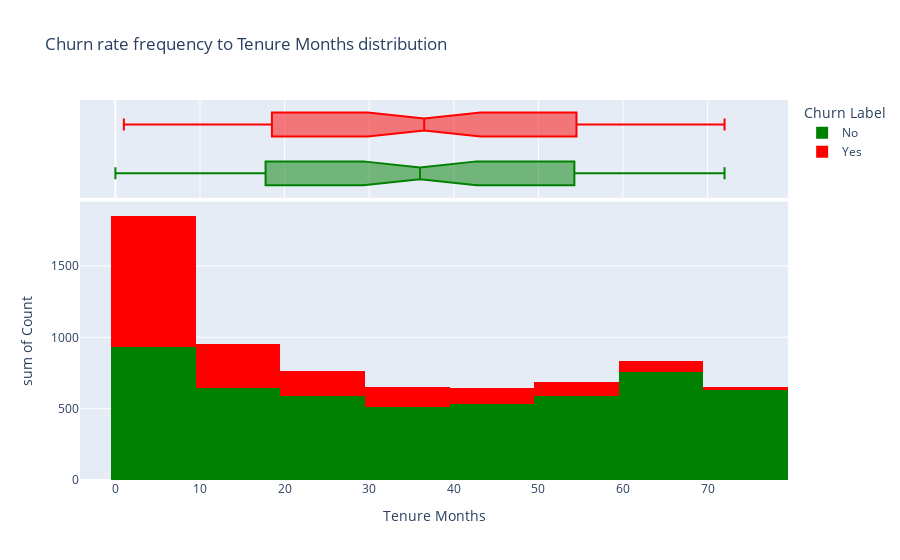
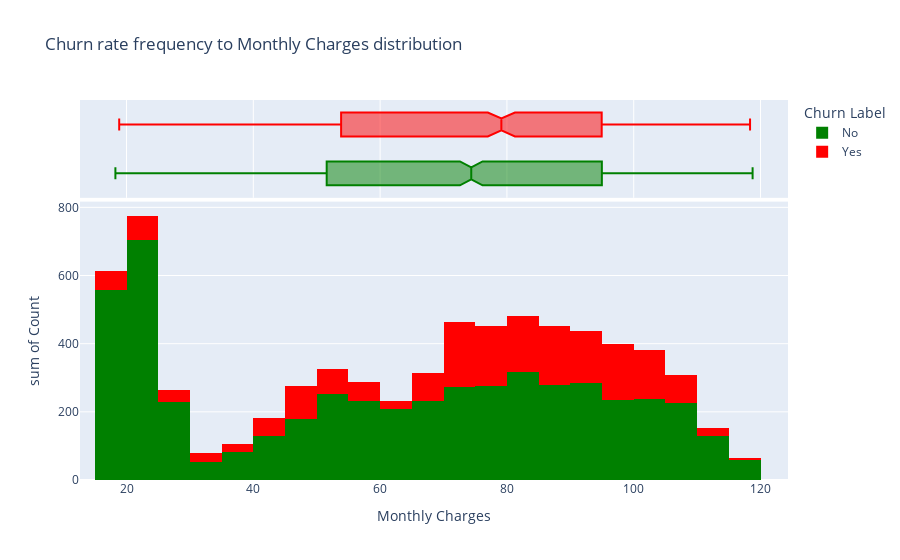
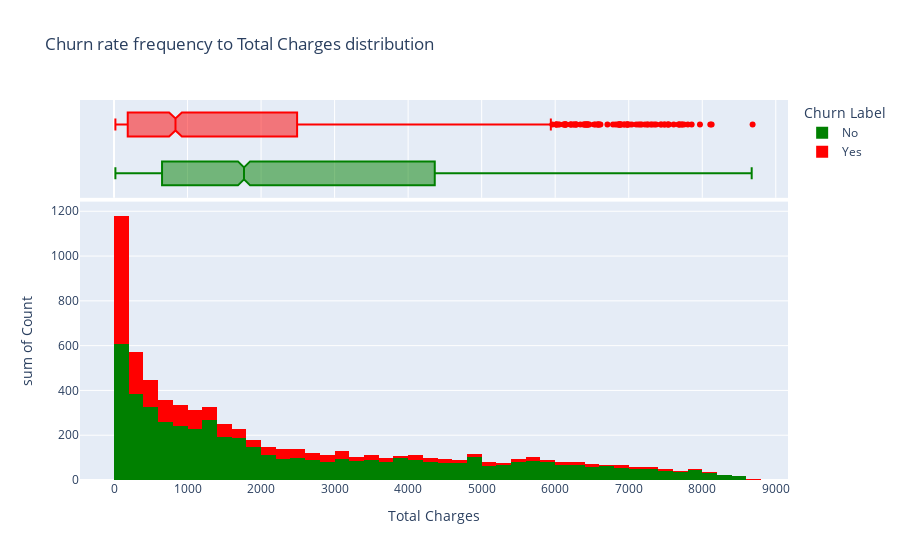

Source (notebook cell) for these figures, in order:
### Code cell
# Analyzing Charge and Tenure Distributions`
column_list = ['Tenure Months', 'Monthly Charges', 'Total Charges']
print('Customer Charge and Tenure Distributions- Churn Overview')
for column in column_list:
  hist(column, data_df)
print("Click to Zoom in")

### Figure 1 — Plotly figure (JSON) as saved in the notebook; plotly's stock layout.template omitted (floating-point values rounded to 4 significant figures)
{"data": [{"alignmentgroup": "True", "bingroup": "x", "histfunc": "sum", "hovertemplate": "Churn Label=No<br>Tenure Months=%{x}<br>sum of Count=%{y}<extra></extra>", "legendgroup": "No", "marker": {"color": "green", "pattern": {"shape": ""}}, "name": "No", "offsetgroup": "No", "orientation": "v", "showlegend": true, "type": "histogram", "x": [0, 1, 2, 3, 4, 5, 6, 7, 8, 9, 10, 11, 12, 13, 14, 15, 16, 17, 18, 19, 20, 21, 22, 23, 24, 25, 26, 27, 28, 29, 30, 31, 32, 33, 34, 35, 36, 37, 38, 39, 40, 41, 42, 43, 44, 45, 46, 47, 48, 49, 50, 51, 52, 53, 54, 55, 56, 57, 58, 59, 60, 61, 62, 63, 64, 65, 66, 67, 68, 69, 70, 71, 72], "xaxis": "x", "y": [11, 233, 115, 106, 93, 69, 70, 80, 81, 73, 71, 68, 79, 71, 52, 62, 52, 61, 73, 54, 53, 46, 63, 72, 71, 56, 64, 59, 45, 57, 56, 49, 50, 50, 53, 73, 40, 50, 46, 42, 51, 56, 51, 50, 45, 55, 62, 54, 55, 51, 58, 60, 72, 56, 55, 55, 70, 57, 56, 52, 70, 68, 65, 68, 76, 67, 76, 88, 91, 87, 108, 164, 356], "yaxis": "y"}, {"alignmentgroup": "True", "hovertemplate": "Churn Label=No<br>Tenure Months=%{x}<extra></extra>", "legendgroup": "No", "marker": {"color": "green"}, "name": "No", "notched": true, "offsetgroup": "No", "showlegend": false, "type": "box", "x": [0, 1, 2, 3, 4, 5, 6, 7, 8, 9, 10, 11, 12, 13, 14, 15, 16, 17, 18, 19, 20, 21, 22, 23, 24, 25, 26, 27, 28, 29, 30, 31, 32, 33, 34, 35, 36, 37, 38, 39, 40, 41, 42, 43, 44, 45, 46, 47, 48, 49, 50, 51, 52, 53, 54, 55, 56, 57, 58, 59, 60, 61, 62, 63, 64, 65, 66, 67, 68, 69, 70, 71, 72], "xaxis": "x2", "yaxis": "y2"}, {"alignmentgroup": "True", "bingroup": "x", "histfunc": "sum", "hovertemplate": "Churn Label=Yes<br>Tenure Months=%{x}<br>sum of Count=%{y}<extra></extra>", "legendgroup": "Yes", "marker": {"color": "red", "pattern": {"shape": ""}}, "name": "Yes", "offsetgroup": "Yes", "orientation": "v", "showlegend": true, "type": "histogram", "x": [1, 2, 3, 4, 5, 6, 7, 8, 9, 10, 11, 12, 13, 14, 15, 16, 17, 18, 19, 20, 21, 22, 23, 24, 25, 26, 27, 28, 29, 30, 31, 32, 33, 34, 35, 36, 37, 38, 39, 40, 41, 42, 43, 44, 45, 46, 47, 48, 49, 50, 51, 52, 53, 54, 55, 56, 57, 58, 59, 60, 61, 62, 63, 64, 65, 66, 67, 68, 69, 70, 71, 72], "xaxis": "x", "y": [380, 123, 94, 83, 64, 40, 51, 42, 46, 45, 31, 38, 38, 24, 37, 28, 26, 24, 19, 18, 17, 27, 13, 23, 23, 15, 13, 12, 15, 16, 16, 19, 14, 12, 15, 10, 15, 13, 14, 13, 14, 14, 15, 6, 6, 12, 14, 9, 15, 10, 8, 8, 14, 13, 9, 10, 8, 11, 8, 6, 8, 5, 4, 4, 9, 13, 10, 9, 8, 11, 6, 6], "yaxis": "y"}, {"alignmentgroup": "True", "hovertemplate": "Churn Label=Yes<br>Tenure Months=%{x}<extra></extra>", "legendgroup": "Yes", "marker": {"color": "red"}, "name": "Yes", "notched": true, "offsetgroup": "Yes", "showlegend": false, "type": "box", "x": [1, 2, 3, 4, 5, 6, 7, 8, 9, 10, 11, 12, 13, 14, 15, 16, 17, 18, 19, 20, 21, 22, 23, 24, 25, 26, 27, 28, 29, 30, 31, 32, 33, 34, 35, 36, 37, 38, 39, 40, 41, 42, 43, 44, 45, 46, 47, 48, 49, 50, 51, 52, 53, 54, 55, 56, 57, 58, 59, 60, 61, 62, 63, 64, 65, 66, 67, 68, 69, 70, 71, 72], "xaxis": "x2", "yaxis": "y2"}], "layout": {"barmode": "relative", "legend": {"title": {"text": "Churn Label"}, "tracegroupgap": 0}, "title": {"text": "Churn rate frequency to Tenure Months distribution"}, "xaxis": {"anchor": "y", "domain": [0, 1], "title": {"text": "Tenure Months"}}, "xaxis2": {"anchor": "y2", "domain": [0, 1], "matches": "x", "showgrid": true, "showticklabels": false}, "yaxis": {"anchor": "x", "domain": [0, 0.7326], "title": {"text": "sum of Count"}}, "yaxis2": {"anchor": "x2", "domain": [0.7426, 1], "matches": "y2", "showgrid": false, "showline": false, "showticklabels": false, "ticks": ""}}}

### Figure 2 — Plotly figure (JSON) as saved in the notebook; plotly's stock layout.template omitted (floating-point values rounded to 4 significant figures; data arrays with more than 128 entries replaced by an {"elided": "..."} marker saying what was removed)
{"data": [{"alignmentgroup": "True", "bingroup": "x", "histfunc": "sum", "hovertemplate": "Churn Label=No<br>Monthly Charges=%{x}<br>sum of Count=%{y}<extra></extra>", "legendgroup": "No", "marker": {"color": "green", "pattern": {"shape": ""}}, "name": "No", "offsetgroup": "No", "orientation": "v", "showlegend": true, "type": "histogram", "x": {"elided": "1460 float values"}, "xaxis": "x", "y": {"elided": "1460 int values"}, "yaxis": "y"}, {"alignmentgroup": "True", "hovertemplate": "Churn Label=No<br>Monthly Charges=%{x}<extra></extra>", "legendgroup": "No", "marker": {"color": "green"}, "name": "No", "notched": true, "offsetgroup": "No", "showlegend": false, "type": "box", "x": {"elided": "1460 float values"}, "xaxis": "x2", "yaxis": "y2"}, {"alignmentgroup": "True", "bingroup": "x", "histfunc": "sum", "hovertemplate": "Churn Label=Yes<br>Monthly Charges=%{x}<br>sum of Count=%{y}<extra></extra>", "legendgroup": "Yes", "marker": {"color": "red", "pattern": {"shape": ""}}, "name": "Yes", "offsetgroup": "Yes", "orientation": "v", "showlegend": true, "type": "histogram", "x": {"elided": "910 float values"}, "xaxis": "x", "y": {"elided": "910 int values"}, "yaxis": "y"}, {"alignmentgroup": "True", "hovertemplate": "Churn Label=Yes<br>Monthly Charges=%{x}<extra></extra>", "legendgroup": "Yes", "marker": {"color": "red"}, "name": "Yes", "notched": true, "offsetgroup": "Yes", "showlegend": false, "type": "box", "x": {"elided": "910 float values"}, "xaxis": "x2", "yaxis": "y2"}], "layout": {"barmode": "relative", "legend": {"title": {"text": "Churn Label"}, "tracegroupgap": 0}, "title": {"text": "Churn rate frequency to Monthly Charges distribution"}, "xaxis": {"anchor": "y", "domain": [0, 1], "title": {"text": "Monthly Charges"}}, "xaxis2": {"anchor": "y2", "domain": [0, 1], "matches": "x", "showgrid": true, "showticklabels": false}, "yaxis": {"anchor": "x", "domain": [0, 0.7326], "title": {"text": "sum of Count"}}, "yaxis2": {"anchor": "x2", "domain": [0.7426, 1], "matches": "y2", "showgrid": false, "showline": false, "showticklabels": false, "ticks": ""}}}

### Figure 3 — Plotly figure (JSON) as saved in the notebook; plotly's stock layout.template omitted (floating-point values rounded to 4 significant figures; data arrays with more than 128 entries replaced by an {"elided": "..."} marker saying what was removed)
{"data": [{"alignmentgroup": "True", "bingroup": "x", "histfunc": "sum", "hovertemplate": "Churn Label=No<br>Total Charges=%{x}<br>sum of Count=%{y}<extra></extra>", "legendgroup": "No", "marker": {"color": "green", "pattern": {"shape": ""}}, "name": "No", "offsetgroup": "No", "orientation": "v", "showlegend": true, "type": "histogram", "x": {"elided": "4966 float values"}, "xaxis": "x", "y": {"elided": "4966 int values"}, "yaxis": "y"}, {"alignmentgroup": "True", "hovertemplate": "Churn Label=No<br>Total Charges=%{x}<extra></extra>", "legendgroup": "No", "marker": {"color": "green"}, "name": "No", "notched": true, "offsetgroup": "No", "showlegend": false, "type": "box", "x": {"elided": "4966 float values"}, "xaxis": "x2", "yaxis": "y2"}, {"alignmentgroup": "True", "bingroup": "x", "histfunc": "sum", "hovertemplate": "Churn Label=Yes<br>Total Charges=%{x}<br>sum of Count=%{y}<extra></extra>", "legendgroup": "Yes", "marker": {"color": "red", "pattern": {"shape": ""}}, "name": "Yes", "offsetgroup": "Yes", "orientation": "v", "showlegend": true, "type": "histogram", "x": {"elided": "1732 float values"}, "xaxis": "x", "y": {"elided": "1732 int values"}, "yaxis": "y"}, {"alignmentgroup": "True", "hovertemplate": "Churn Label=Yes<br>Total Charges=%{x}<extra></extra>", "legendgroup": "Yes", "marker": {"color": "red"}, "name": "Yes", "notched": true, "offsetgroup": "Yes", "showlegend": false, "type": "box", "x": {"elided": "1732 float values"}, "xaxis": "x2", "yaxis": "y2"}], "layout": {"barmode": "relative", "legend": {"title": {"text": "Churn Label"}, "tracegroupgap": 0}, "title": {"text": "Churn rate frequency to Total Charges distribution"}, "xaxis": {"anchor": "y", "domain": [0, 1], "title": {"text": "Total Charges"}}, "xaxis2": {"anchor": "y2", "domain": [0, 1], "matches": "x", "showgrid": true, "showticklabels": false}, "yaxis": {"anchor": "x", "domain": [0, 0.7326], "title": {"text": "sum of Count"}}, "yaxis2": {"anchor": "x2", "domain": [0.7426, 1], "matches": "y2", "showgrid": false, "showline": false, "showticklabels": false, "ticks": ""}}}
